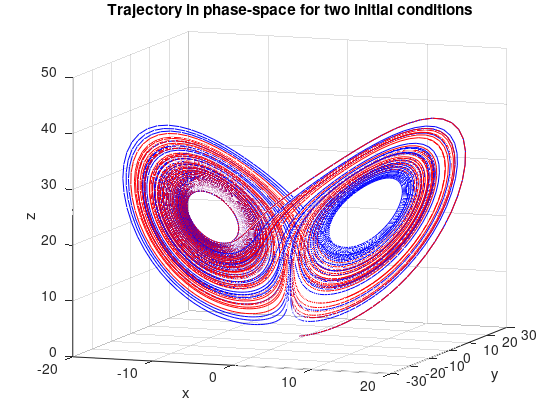
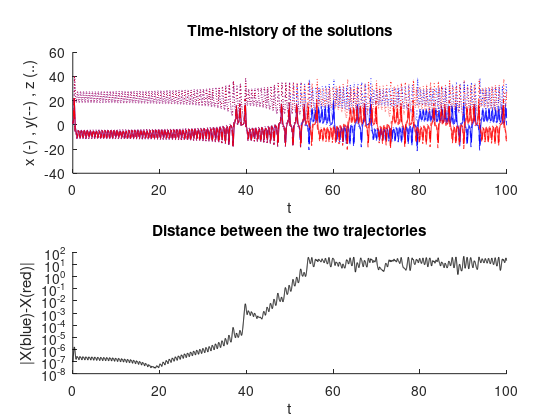

MATLAB code to generate these figures, in order:
%{

# Numerical integration of the Lorenz system


The Lorenz system is a classical dimension-3 dynamical 
system modelling thermal convection in a rectangular cell.

The system is defined as follows :

$$
\frac{ dx}{dt} = P (y-x)
$$
$$
\frac{ dy}{dt} = r x - y - x z;
$$
$$
\frac{ dz}{dt} = x y - bz.
$$

- r is the control parameter and represents the temperature difference between upper and lower surfaces (Rayleigh number)

- P reprents the Prandtl number (classical value 10)

- b is a geometrical parameter related to the aspect ratio of the cell (classical value 8/3)

This program will draw two trajectories with slightly different initial conditions.

What you can modify when playing with the program is :

- control parameter r (line 47) 

- initial conditions X0 and Xb0 : change definition in lines 55-56 or uncomment lines 61-63

%}

function [] = lorenz()

%{ 
## Definition of the parameters and initialization of the figures
%}


% control parameter
r= 24; 

% Physical parameters
P = 10;
b = 8/3;

%% Initial conditions 
%% X0 is initial condition of "blue" trajectory and Xb is initial condition of "red" trajectory

% First idea : two points close to [1,1,1]
X0 = [1;1;1];
Xb0 = [1+1e-7;1;1] ; 

%% Second idea : two points close to the equilibrium point
%% the system has an equilibrium point [Xf,Xf,Xf^2/b] ; with Xf = sqrt((r-1)*b) ;
%% we will use initial condition close to this point
% Xf = sqrt((r-1)*b); 
% X0 = [Xf+1e-2;Xf;Xf^2/b+1e-3] 
% Xb0 = [Xf;Xf+1e-2;Xf^2/b-1e-3] 

% Numerical parameters

T0 = 0; % initial time
Tstep = 1; % time-step 
Nt = 100; % max-number of integrations
Tpause = .3; %time (in seconds between two plots) 

% Initialisation of the figures
close all;
figure(1);
xlabel('x'), ylabel('y'), zlabel('z');
title('Trajectory in phase-space for two initial conditions'); 
grid;
view(20,10); % set angle for 3D view

figure(2);
subplot(2,1,1);
xlabel('t');ylabel('x (-) , y(--) , z (..)');
title('Time-history of the solutions');
subplot(2,1,2);
title('Distance between the two trajectories');
xlabel('t');ylabel('|X(blue)-X(red)|');

disp('Position the figures and press enter to launch');
pause;

%{ 
## Performing the temporal integration 
%}

for N = 1:Nt
    Dt = [T0 : Tstep/100 : T0+Tstep] ;  % bornes d'integration
    [t, X] = ode45(@(t,X)(f_lorenz(X,r,P,b)), Dt, X0); % integration for "blue"
    [tb, Xb] = ode45(@(t,X)(f_lorenz(X,r,P,b)), Dt, Xb0); % integration for "red"
    figure(1); hold on;% 
    plot3(X(:,1), X(:,2), X( :,3),'b-');
    plot3(Xb(:,1), Xb(:,2), Xb(:,3),'r-');
    

    X0 = X(end,:); Xb0 = Xb(end,:); T0 = t(end);% initial condition for next run
    figure(2);
    subplot(2,1,1);hold on;
    plot(t,X(:,1),'b-',t,X(:,2),'b--',t,X(:,3),'b:', tb,Xb(:,1),'r-',tb,Xb(:,2),'r--',tb,Xb(:,3),'r:');
    
    Xbb = interp1(tb,Xb,t);
    diff = sqrt( (Xbb(:,1)-X(:,1)).^2 + (Xbb(:,2)-X(:,2)).^2 + (Xbb(:,3)-X(:,3)).^2); 
    subplot(2,1,2);hold on;
    semilogy(t,diff,'k');
    
    pause(Tpause);
end

%{ 
## Results 
%}

    figure(1);
    set(gcf,'paperpositionmode','auto');
    print('-dpng','-r80','Lorenz1.png');
     figure(2);
    set(gcf,'paperpositionmode','auto');
    print('-dpng','-r80','Lorenz2.png');
    
    end

%{      
![**Figure 1 :** Trajectories of the Lorenz system in phase space with two close initial conditions](/sandbox/easystab/david/Lorenz1.png)
![**Figure 2 :** Time-history of the two trajecrories and relative distance](/sandbox/easystab/david/Lorenz2.png)
 %}

   
%{
## Definition of the function governing the dynamical system 
%}
    
    
function f = f_lorenz(X,r,P,b)
% cette fonction definit le systeme de Lorenz

x = X(1); y = X(2); z = X(3);


f = zeros(3,1); % vecteur colonne
f(1) = P*(y-x);
f(2) = r*x - y - x*z;
f(3) = x*y - b*z;
end
 
